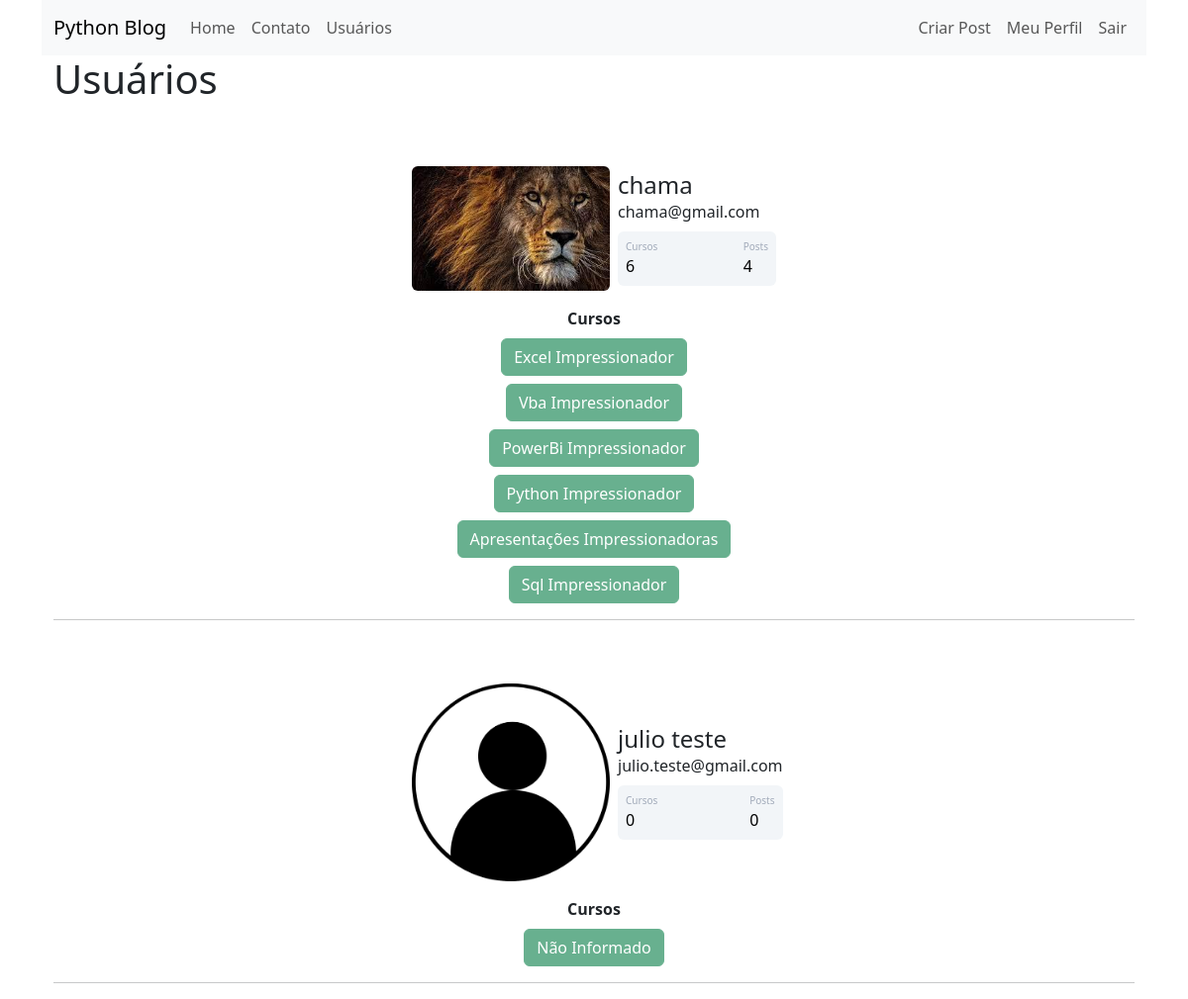
The app's page /usuarios (signed in) with its own data.
### comunidade/models.py (models this page shows)
class Usuario(database.Model, UserMixin):
    id = database.Column(database.Integer, primary_key=True)
    username = database.Column(database.String, nullable=False)
    senha = database.Column(database.String, nullable=False)
    email = database.Column(database.String, nullable=False, unique=True)
    foto_perfil = database.Column(database.String, default='default.jpg', nullable=False)
    posts = database.relationship('Post', backref='autor', lazy=True)
    cursos = database.Column(database.String, nullable=False, default='Não Informado')
    def contar_posts(self):
        return len(self.posts)

### comunidade/routes.py (the view)
@app.route("/usuarios")
@login_required
def usuarios():
    lista_usuarios = Usuario.query.all()
    return render_template('usuarios.html', lista_usuarios=lista_usuarios)

### comunidade/models.py (called while the page is built)
@login_manager.user_loader
def LoadUsuario(id_usuario):
    return Usuario.query.get(int(id_usuario))

### comunidade/templates/usuarios.html
{% extends 'base.html' %}
{% block body %}
        <div class="container">
            <h1>Usuários</h1>
            {% for usuario in lista_usuarios: %}
                <div class="container mt-5 d-flex justify-content-center">
                    <div class="card p-3">
                        <div class="d-flex align-items-center">
                            <div class="image pe-2">
                        <img src="{{ 'static/fotos_perfil/' + usuario.foto_perfil }}" class="rounded" width="200" >
                        </div>
                        <div class="ml-3 w-100">
                            <h4 class="mb-0 mt-0">{{ usuario.username }}</h4>
                            <span>{{ usuario.email }}</span>
                            <div class="p-2 mt-2 bg-primary d-flex justify-content-between rounded text-white stats">
                            <div class="d-flex flex-column">
                                <span class="articles">Cursos</span>
                                {% if 'Não Informado' in usuario.cursos %}
                                    <span class="number1">0</span>
                                {% else %}
                                    <span class="number1">{{ usuario.cursos.count(';') + 1 }}</span>
                                {% endif %}
                            </div>
                            <div class="d-flex flex-column">
                                <span class="rating">Posts</span>
                                <span class="number3">{{ usuario.contar_posts() }}</span>
                            </div>
                            </div>
                        </div>
                        </div>
                    </div>
                </div>
                <div class="row justify-content-center">
                    <div class="col col-4" style="text-align: center">
                        <strong>Cursos</strong> <br>
                        {% for curso in usuario.cursos.split(';') %}
                            <button type="button" class="btn btn-success mt-2" disabled>{{ curso }} </button>
                        {% endfor %}
                    </div>
                </div>
            <hr>
            {% endfor %}
        </div>
{% endblock %}

### comunidade/static/main.css (style rules this page uses)
.card { width: 400px; border: none; border-radius: 10px; background-color: #fff; }
.stats { background: #f2f5f8 !important; color: #000 !important; }
.articles { font-size:10px; color: #a1aab9; }
.number1 { font-weight:500; }
.rating { font-size:10px; color: #a1aab9; }
.number3 { font-weight:500; }

### records on screen
Usuario: foto_perfil (picture), username "chama", email "chama@gmail.com", cursos "6", contar_posts "4", curso "Excel Impressionador" "Vba Impressionador" "PowerBi Impressionador" "Python Impressionador" "Apresentações Impressionadoras" "Sql Impressionador"
Usuario: foto_perfil (placeholder picture), username "julio teste", email "julio.teste@gmail.com", shows "0", contar_posts "0", cursos "Não Informado"
